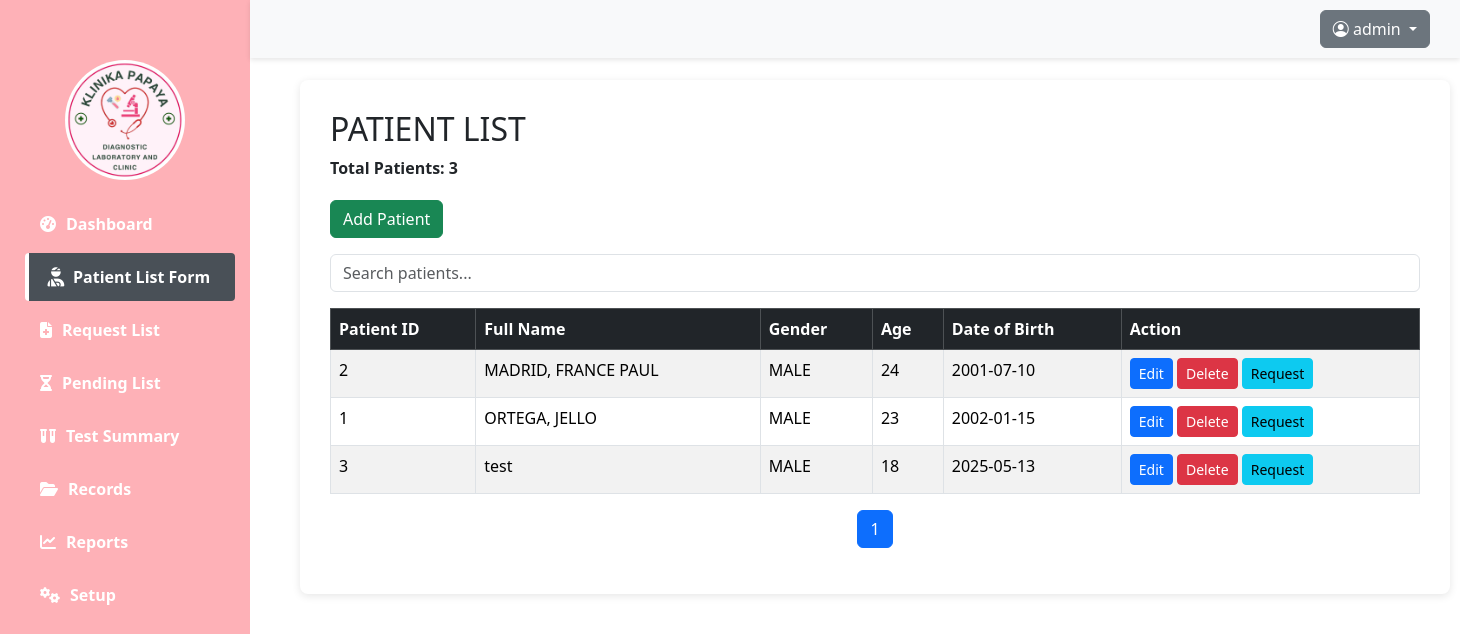
The app's page /patientlist.php (signed in) with its own data.
### tables this page shows
CREATE TABLE `patients` (
  `patient_id` int(11) NOT NULL,
  `full_name` varchar(100) NOT NULL,
  `gender` enum('MALE','FEMALE') NOT NULL,
  `age` int(11) NOT NULL,
  `birth_date` date NOT NULL,
  `delete_status` tinyint(1) NOT NULL DEFAULT 0
);

### patientlist.php (the view, shortened to what this page needs)
<?php
require_once 'config/db_connect.php';
$username = $_SESSION['username'];
$role = $_SESSION['role'] ?? '';
$recordsPerPage = 10;
$page = isset($_GET['page']) && is_numeric($_GET['page']) ? (int)$_GET['page'] : 1;
$offset = ($page - 1) * $recordsPerPage;
try {
    $countStmt = $connect->query("SELECT COUNT(*) FROM patients");
    $totalPatients = $countStmt->fetchColumn();
    $stmt = $connect->prepare("SELECT * FROM patients ORDER BY full_name LIMIT :limit OFFSET :offset");
    $stmt->bindValue(':limit', $recordsPerPage, PDO::PARAM_INT);
    $stmt->bindValue(':offset', $offset, PDO::PARAM_INT);
    $stmt->execute();
    $patients = $stmt->fetchAll(PDO::FETCH_ASSOC);
    $totalPages = ceil($totalPatients / $recordsPerPage);
} catch (PDOException $e) {
    die("Database error: " . $e->getMessage());
}
?>
<!DOCTYPE html>
<html lang="en">
<head>
    <link href="https://cdn.jsdelivr.net/npm/bootstrap@5.3.3/dist/css/bootstrap.min.css" rel="stylesheet">
    <link rel="stylesheet" href="assets/css/dashboard.css">
    <link href="https://cdn.jsdelivr.net/npm/bootstrap-icons/font/bootstrap-icons.css" rel="stylesheet">
    <link rel="stylesheet" href="https://cdn.jsdelivr.net/npm/sweetalert2@11/dist/sweetalert2.min.css">
</head>
<body>
    <header>
        <div class="dropdown">
            <button class="btn btn-secondary dropdown-toggle" type="button" id="dropdownMenuButton" data-bs-toggle="dropdown" aria-expanded="false">
                <i class="bi bi-person-circle"></i> <?= htmlspecialchars($username) ?>
            </button>
        </div>
    </header>
    <?php include('sidebar.php'); ?>
    <div class="main-content">
        <div class="table-container">
            <h2>PATIENT LIST</h2>
            <div class="record-count">
                Total Patients: <span id="patientCount"><?= $totalPatients ?></span>
            </div>
            <?php if ($role === 'admin'): ?>
            <button class="btn btn-success mb-3" data-bs-toggle="modal" data-bs-target="#addModal">Add Patient</button>
            <?php endif; ?>
            <div class="mb-3">
                <input type="text" id="searchInput" class="form-control" placeholder="Search patients...">
            </div>
            <table id="patientTable" class="table table-striped table-hover table-bordered">
                <thead class="table-dark">
                    <tr>
                        <th>Patient ID</th>
                        <th>Full Name</th>
                        <th>Gender</th>
                        <th>Age</th>
                        <th>Date of Birth</th>
                        <th>Action</th>
                    </tr>
                </thead>
                <tbody id="tableBody">
                    <?php if (!empty($patients)): ?>
                        <?php foreach ($patients as $row): ?>
                        <tr id="patient-row-<?= $row['patient_id'] ?>">
                            <td><?= htmlspecialchars($row['patient_id']) ?></td>
                            <td><?= htmlspecialchars($row['full_name']) ?></td>
                            <td><?= htmlspecialchars($row['gender']) ?></td>
                            <td><?= htmlspecialchars($row['age']) ?></td>
                            <td><?= htmlspecialchars($row['birth_date']) ?></td>
                            <td>
                                <button class="btn btn-sm btn-primary edit-btn"
                                        data-id="<?= $row['patient_id'] ?>"
                                        data-name="<?= htmlspecialchars($row['full_name']) ?>"
                                        data-gender="<?= htmlspecialchars($row['gender']) ?>"
                                        data-age="<?= htmlspecialchars($row['age']) ?>"
                                        data-birth="<?= htmlspecialchars($row['birth_date']) ?>">Edit</button>
                                <button class="btn btn-sm btn-danger delete-btn"
                                        data-id="<?= $row['patient_id'] ?>"
                                        data-name="<?= htmlspecialchars($row['full_name']) ?>">Delete</button>
                                <button class="btn btn-sm btn-info request-btn"
                                        data-bs-toggle="modal"
                                        data-bs-target="#requestModal"
                                        data-patient-id="<?= $row['patient_id'] ?>"
                                        data-name="<?= htmlspecialchars($row['full_name']) ?>"
                                        data-gender="<?= htmlspecialchars($row['gender']) ?>"
                                        data-age="<?= htmlspecialchars($row['age']) ?>"
                                        data-birth="<?= htmlspecialchars($row['birth_date']) ?>">Request</button>
                            </td>
                        </tr>
                        <?php endforeach; ?>
                    <?php else: ?>
                        <tr><td colspan="6">No patients found.</td></tr>
                    <?php endif; ?>
                </tbody>
            </table>
            <nav>
                <ul class="pagination justify-content-center">
                    <?php for ($i = 1; $i <= $totalPages; $i++): ?>
                        <li class="page-item <?= ($i == $page) ? 'active' : '' ?>">
                            <a class="page-link" href="?page=<?= $i ?>"><?= $i ?></a>
                        </li>
                    <?php endfor; ?>
                </ul>
            </nav>
        </div>
    </div>
</body>
</html>

### assets/css/dashboard.css (style rules this page uses)
body { font-family: Arial, sans-serif; margin: 0; padding: 0; display: flex; background-color: #f5f5f5; }
.table-container { background-color: white; border-radius: 8px; box-shadow: 0 2px 10px rgba(0,0,0,0.1); padding: 20px; margin-bottom: 20px; overflow-x: auto; }
table { width: 100%; border-collapse: collapse; }
th, td { padding: 12px 15px; text-align: left; border-bottom: 1px solid #ddd; }
th { background-color: #f2f2f2; font-weight: bold; }
select, input { width: 100%; padding: 10px; border: 1px solid #ddd; border-radius: 4px; box-sizing: border-box; }
.btn { background-color: #3498db; color: white; border: none; padding: 10px 15px; border-radius: 4px; cursor: pointer; font-size: 16px; }

### patientlist.php (style rules this page uses)
body { margin: 0; padding: 0; font-family: Arial, sans-serif; background-color: #f1f1f1; }
.main-content { margin-left: 0px; margin-right: 450px; }
header { background-color: #f8f9fa; padding: 10px 30px; text-align: right; position: fixed; width: calc(100% - 250px); top: 0; z-index: 1000; left: 250px; box-shadow: 0 2px 5px rgba(0,0,0,0.1); }
.table-container { margin-top: 80px; background-color: #fff; padding: 30px; margin-left: 300px; border-radius: 8px; box-shadow: 0 2px 8px rgba(0,0,0,0.1); width: 1150px; }
table { width: 100%; font-size: 16px; }
h2 { margin-bottom: 20px; }
.record-count { margin-bottom: 20px; font-weight: bold; }

### records on screen
patients: patient_id "2", full_name "MADRID, FRANCE PAUL", gender "MALE", age "24", birth_date "2001-07-10"
patients: patient_id "1", full_name "ORTEGA, JELLO", gender "MALE", age "23", birth_date "2002-01-15"
patients: patient_id "3", full_name "test", gender "MALE", age "18", birth_date "2025-05-13"

### other values on screen
$username "admin"
$totalPatients "3"
